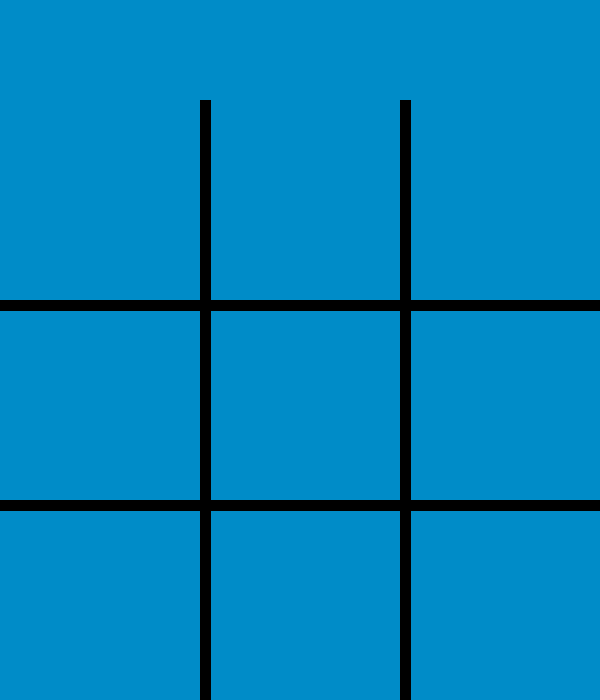
Frame 1 (no input)
Frame 60 (the mouse pressed at the canvas centre just before this capture): identical to frame 1, image omitted
Frame 120 (the mouse held since frame 60 and released just before this capture): identical to frame 1, image omitted

The Processing sketch that drew this single still picture (run headless with seeded random() and noise(); from frame 60 on, the mouse is pressed at the canvas centre):

// Processing sketch: Tic_Tac_Toe_Board
// ── Tic_Tac_Toe_Board.pde
  
  int topH = 100;
  int lineW = 10;
  int boardL = 600;
  
  int symbol = 1;


void setup(){
  size(600,700);
  background(0,140,200);
  
}

void draw(){
 
 fill(0);  
 
// # - vertical lines
  rect(boardL/3,topH, lineW, boardL);
  rect(2*boardL/3,topH, lineW, boardL);
  
// # - horizontal lines
  rect(0,topH+boardL/3, boardL, lineW);
  rect(0,topH+2*boardL/3, boardL, lineW);
  
  
//Box 1
  if(symbol == -1 && mouseX >0 && mouseX < boardL/3 &&
         mouseY>0 && mouseY < topH+boardL/3){
    textSize(200);
    text("X", 50, topH+175);
  }
  
  if (symbol == 1 && mouseX >0 && mouseX < boardL/3 &&
         mouseY>0 && mouseY < topH+boardL/3){
    textSize(200);
    text("O", 35, topH + 175);
  }
  
}


void mousePressed(){

  symbol*=-1;
                  
  
}
